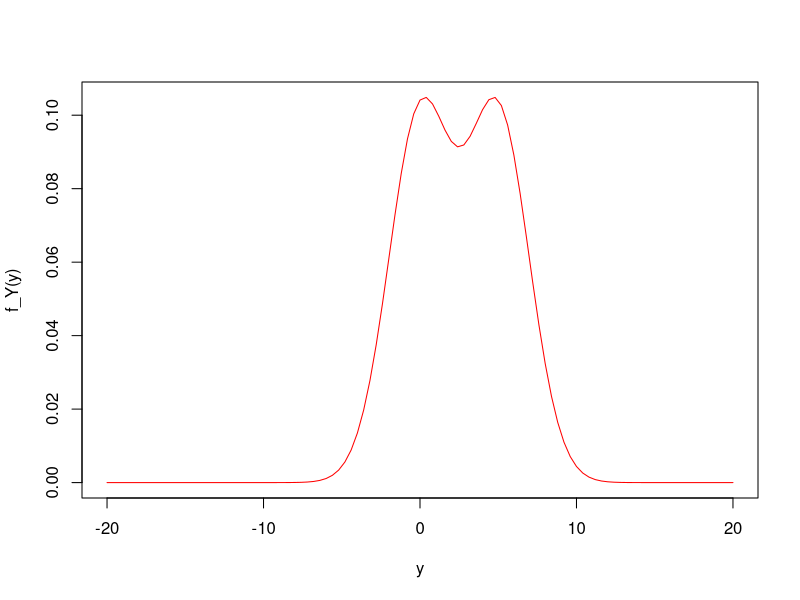
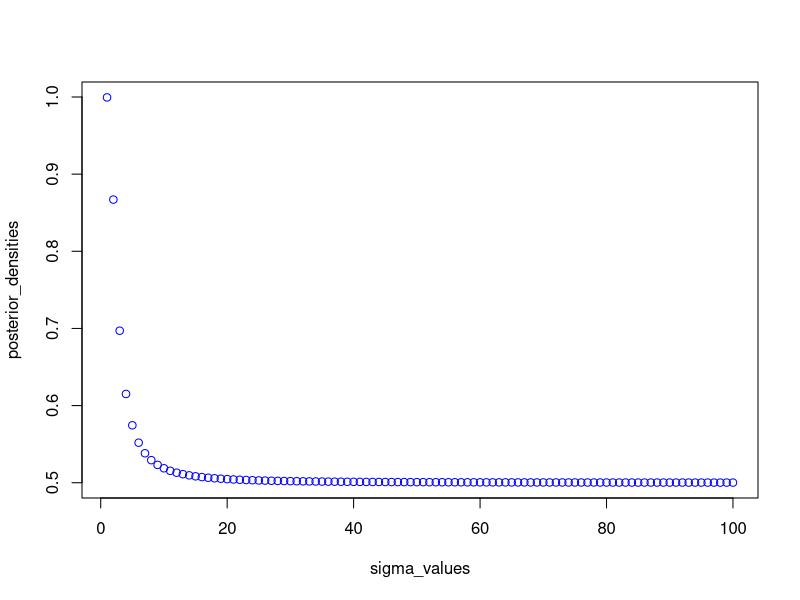
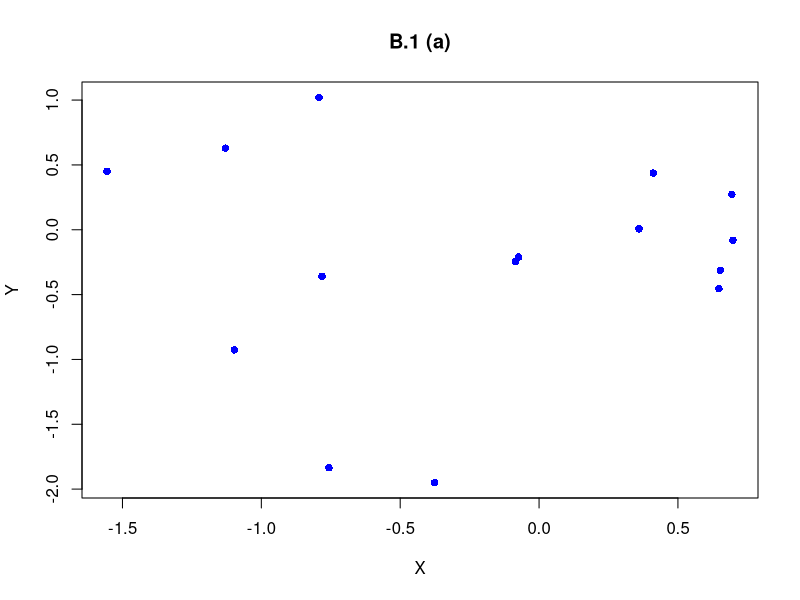
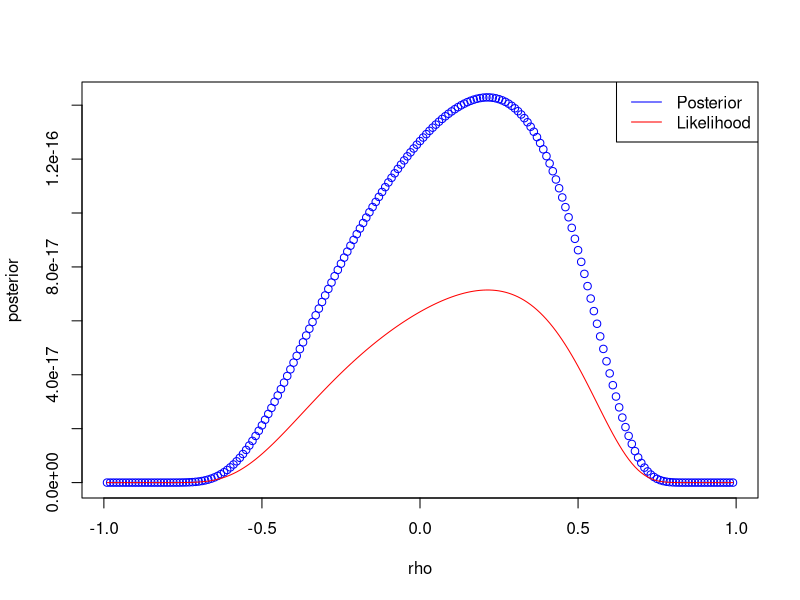
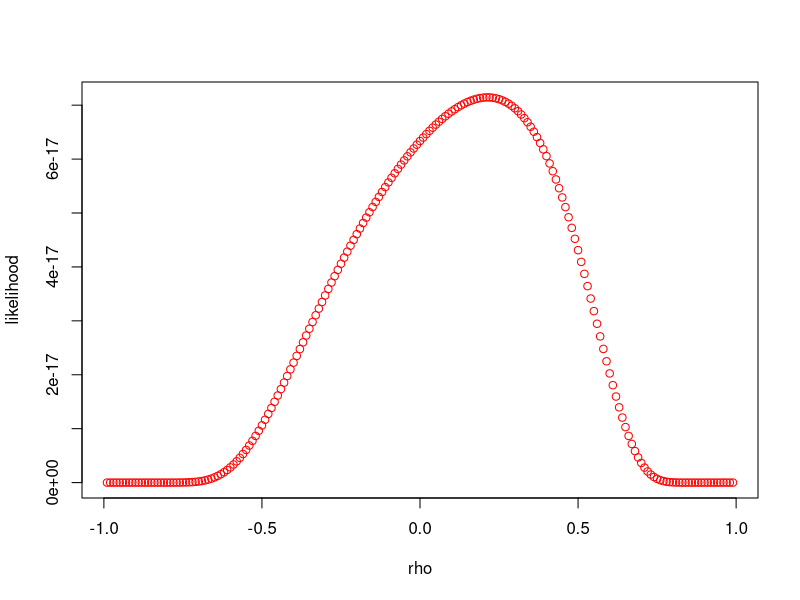
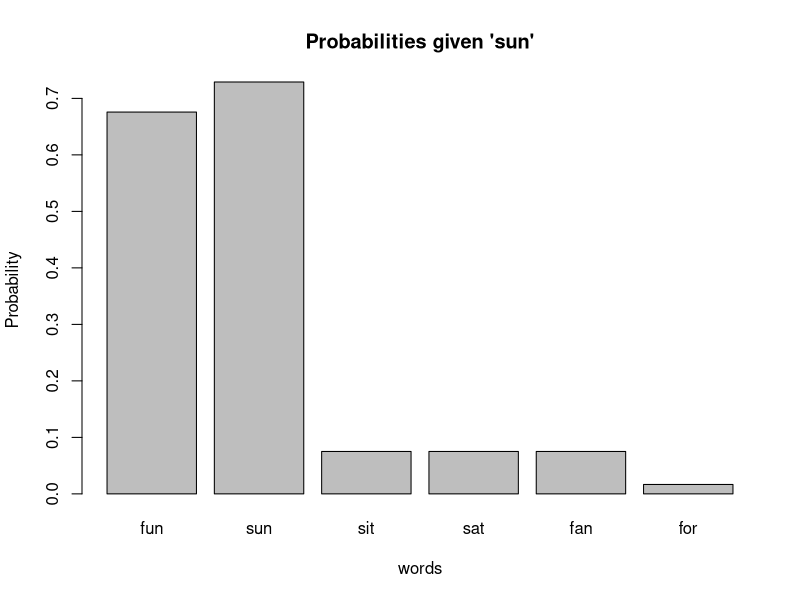
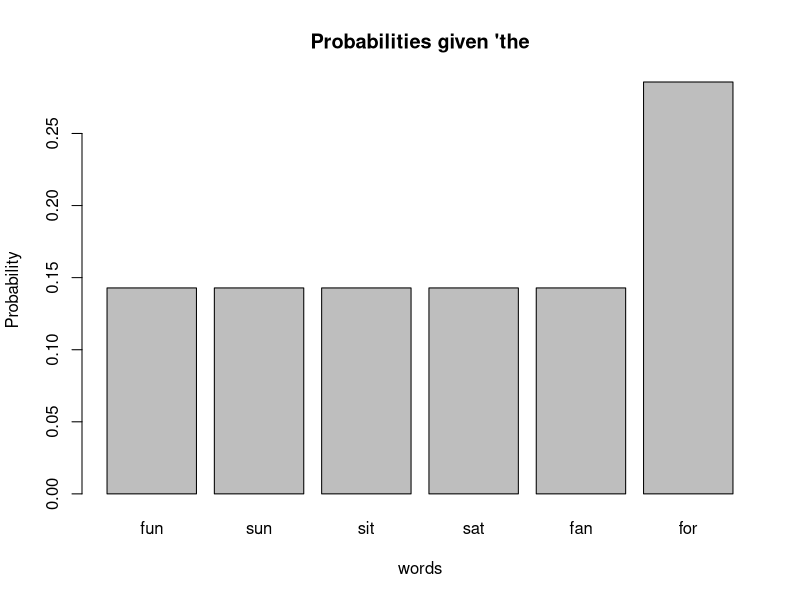

Write the R code that produced these figures, in order. (Note: this script raises an error after producing the figures.)
#YOUR CODE HERE
# fail() # No Answer - remove if you provide an answer
f_Y = function(y) {
  0.5 * (1 / (2 * sqrt(2 * pi))) * exp(-0.5 * ((y - 0) / 2)^2) + 0.5 * (1 / (2 * sqrt(2 * pi))) * exp(-0.5 * ((y - 5) / 2)^2)
}
# https://www.educative.io/answers/how-to-use-curve-in-rd
curve(f_Y, -20, 20, xlab = "y", ylab = "f_Y(y)", col = "red")  

#YOUR CODE HERE
# fail() # No Answer - remove if you provide an answer
theta_0 =  0.5 * (1 / (2 * sqrt(2 * pi))) * exp(-0.5 * ((1 - 0) / 2)^2)
theta_5 =  0.5 * (1 / (2 * sqrt(2 * pi))) * exp(-0.5 * ((1 - 5) / 2)^2)

result = theta_0/ (theta_0 + theta_5)
print(result)

#YOUR CODE HERE
# fail() # No Answer - remove if you provide an answer
posterior_density  =  function(sigma) {
  numerator =  0.5 * (1 / (sigma * sqrt(2 * pi))) * exp(-0.5 * ((1 - 0) / sigma)^2)
  denominator  =  0.5 * (1 / (sigma * sqrt(2 * pi))) * exp(-0.5 * ((1 - 0) / sigma)^2) + 
  0.5 * (1 / (sigma * sqrt(2 * pi))) * exp(-0.5 * ((1 - 5) / sigma)^2)
  result  =  numerator / denominator
  return(result)
}


sigma_values  = 1:100

# https://r-coder.com/sapply-function-r/
posterior_densities  = sapply(sigma_values, posterior_density)

plot(sigma_values, posterior_densities, col = 'blue')

#note the updated/corrected simulation
library(MASS)
set.seed(7309)

mu = c(0,0)
rho = 0
Sig = matrix(c(1,rho,rho,1), ncol = 2)
    
n = 15
X = mvrnorm(n, mu, Sig)
x = X[,1]; y = X[,2]


#YOUR CODE HERE
plot(x, y, main = "B.1 (a)", xlab = "X", ylab = "Y", pch = 16, col = "blue")

# fail() # No Answer - remove if you provide an answer

#YOUR CODE HERE
# fail() # No Answer - remove if you provide an answer
library(MASS) # MASS: Support Functions and Datasets for Venables and Ripley's MASS
set.seed(7309)

mu = c(0,0)
rho = 0
Sig = matrix(c(1,rho,rho,1), ncol = 2)
    
n = 15
X = mvrnorm(n, mu, Sig)
x = X[,1]; y = X[,2]
#TODO: uniform constant for rho?
U_constant = 2

# 1. Create a grid of $\rho$ values between $-0.99$ and $0.99$. Store these in `r`. 
r = seq(-0.99, 0.99, by = 0.01)

# 2. Compute the prior density (uniform between $-1$ and $1$, as above) at each value of $\rho$.
prior = rep(U_constant, length(r))  

# 3. Program the likelihood function for the observations given in part (a) of this problem. 
#TODO: no product? why
likelihood = function(rho, x, y) {
  prod(1 / (2 * pi * sqrt(1 - rho^2)) * exp(-((x^2 - 2 * rho * x * y + y^2) / (2 * (1 - rho^2)))))
}

# 4. Compute the posterior distribution at each value of $\rho$.
posterior =  prior * sapply(r, likelihood, x = x, y = y)

# 5. Plot the posterior as a function of $\rho$.
plot(r, posterior, col = "blue",
     xlab = 'rho', ylab = "posterior",
)
# adding the likelihood function
lines(r, sapply(r, likelihood, x = x, y = y), col = "red")
legend("topright", legend = c("Posterior", "Likelihood"), col = c("blue", "red"), lty = 1:1)


# visulizing likelihood function alone
set.seed(7309)  #42

mu = c(0,0)
rho = 0
Sig = matrix(c(1,rho,rho,1), ncol = 2)
    
n = 15
X = mvrnorm(n, mu, Sig)
x = X[,1]; y = X[,2]

r = seq(-0.99, 0.99, by = 0.01)
likelihood = function(rho, x, y) {
  prod(1 / (2 * pi * sqrt(1 - rho^2)) * exp(-((x^2 - 2 * rho * x * y + y^2) / (2 * (1 - rho^2)))))
}
likelihood_r  = sapply(r, likelihood, x = x, y = y)
plot(r, likelihood_r, col = "red",
     xlab = 'rho', ylab = "likelihood",
)

#YOUR CODE HERE
# fail() # No Answer - remove if you provide an answer
alpha = 2 # 50
theta = 0.1 # .95

# all six words
denom = (theta * (1 - theta)^2 + 3 * theta^2 * (1 - theta) + (1 - theta)^3 + alpha * theta^3) / (5 + alpha)
p_fun_given_sun = (theta * (1 - theta)^2) / denom 
p_sun_given_sun = ((1 - theta)^3) #TODO: why / denom makes it impossible? 
p_sit_given_sun = ((theta^2) * (1 - theta)) / denom
p_sat_given_sun = ((theta^2) * (1 - theta)) / denom
p_fan_given_sun = ((theta^2) * (1 - theta)) / denom
p_for_given_sun =((theta^3) * alpha) /denom

# Create a bar plot
dict = c("fun", "sun", "sit", "sat", "fan", "for")
probs =c(p_fun_given_sun, p_sun_given_sun, p_sit_given_sun, p_sat_given_sun, p_fan_given_sun, p_for_given_sun)

barplot(probs, names.arg = dict, main = "Probabilities given 'sun'",
        xlab = 'words',ylab = "Probability")

#YOUR CODE HERE
# fail() # No Answer - remove if you provide an answer
alpha = 2 # 50
theta = .1 # .95

# all six words
p_fun_given_the = 1 /(5 + alpha)
p_sun_given_the = 1 /(5 + alpha) #TODO: why not ((1 - theta)^3)?
p_sit_given_the = 1 /(5 + alpha)
p_sat_given_the = 1 /(5 + alpha)
p_fan_given_the = 1 /(5 + alpha)
p_for_given_the = alpha /(5 + alpha)

# Create a bar plot
dict = c("fun", "sun", "sit", "sat", "fan", "for")
probs =c(p_fun_given_the, p_sun_given_the, p_sit_given_the, p_sat_given_the, p_fan_given_the, p_for_given_the)

barplot(probs, names.arg = dict, main = "Probabilities given 'the",
        xlab = 'words',ylab = "Probability")

#YOUR CODE HERE
fail() # No Answer - remove if you provide an answer


